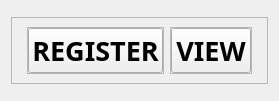
      <widget class="QWidget" name="front_page">
       <layout class="QVBoxLayout" name="verticalLayout_2">
        <item>
         <widget class="QFrame" name="frame">
          <property name="frameShape">
           <enum>QFrame::StyledPanel</enum>
          </property>
          <property name="frameShadow">
           <enum>QFrame::Raised</enum>
          </property>
         </widget>
        </item>
        <item>
         <widget class="QFrame" name="frame_2">
          <property name="frameShape">
           <enum>QFrame::StyledPanel</enum>
          </property>
          <property name="frameShadow">
           <enum>QFrame::Raised</enum>
          </property>
          <layout class="QHBoxLayout" name="horizontalLayout">
           <item>
            <widget class="QFrame" name="frame_4">
             <property name="frameShape">
              <enum>QFrame::StyledPanel</enum>
             </property>
             <property name="frameShadow">
              <enum>QFrame::Raised</enum>
             </property>
            </widget>
           </item>
           <item>
            <widget class="QFrame" name="frame_5">
             <property name="frameShape">
              <enum>QFrame::StyledPanel</enum>
             </property>
             <property name="frameShadow">
              <enum>QFrame::Raised</enum>
             </property>
             <layout class="QVBoxLayout" name="verticalLayout_3">
              <property name="spacing">
               <number>0</number>
              </property>
              <property name="leftMargin">
               <number>0</number>
              </property>
              <property name="topMargin">
               <number>0</number>
              </property>
              <property name="rightMargin">
               <number>0</number>
              </property>
              <property name="bottomMargin">
               <number>0</number>
              </property>
              <item alignment="Qt::AlignVCenter">
               <widget class="QPushButton" name="register_button">
                <property name="font">
                 <font>
                  <family>Segoe UI Black</family>
                  <pointsize>20</pointsize>
                  <weight>75</weight>
                  <bold>true</bold>
                 </font>
                </property>
                <property name="text">
                 <string>REGISTER</string>
                </property>
               </widget>
              </item>
             </layout>
            </widget>
           </item>
           <item>
            <widget class="QFrame" name="frame_6">
             <property name="frameShape">
              <enum>QFrame::StyledPanel</enum>
             </property>
             <property name="frameShadow">
              <enum>QFrame::Raised</enum>
             </property>
             <layout class="QVBoxLayout" name="verticalLayout_4">
              <property name="spacing">
               <number>0</number>
              </property>
              <property name="leftMargin">
               <number>0</number>
              </property>
              <property name="topMargin">
               <number>0</number>
              </property>
              <property name="rightMargin">
               <number>0</number>
              </property>
              <property name="bottomMargin">
               <number>0</number>
              </property>
              <item alignment="Qt::AlignVCenter">
               <widget class="QPushButton" name="view_button">
                <property name="font">
                 <font>
                  <family>Segoe UI Black</family>
                  <pointsize>20</pointsize>
                  <weight>75</weight>
                  <italic>false</italic>
                  <bold>true</bold>
                 </font>
                </property>
                <property name="text">
                 <string>VIEW</string>
                </property>
               </widget>
              </item>
             </layout>
            </widget>
           </item>
           <item>
            <widget class="QFrame" name="frame_7">
             <property name="frameShape">
              <enum>QFrame::StyledPanel</enum>
             </property>
             <property name="frameShadow">
              <enum>QFrame::Raised</enum>
             </property>
            </widget>
           </item>
          </layout>
         </widget>
        </item>
        <item>
         <widget class="QFrame" name="frame_3">
          <property name="frameShape">
           <enum>QFrame::StyledPanel</enum>
          </property>
          <property name="frameShadow">
           <enum>QFrame::Raised</enum>
          </property>
         </widget>
        </item>
       </layout>
      </widget>
